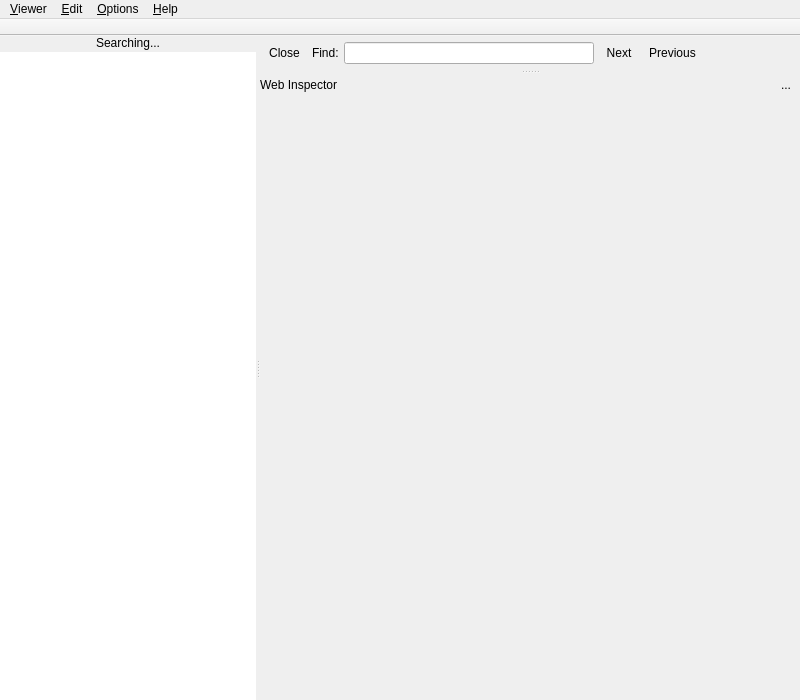
<?xml version="1.0" encoding="UTF-8"?>
<ui version="4.0">
 <class>MainWindow</class>
 <widget class="QMainWindow" name="MainWindow">
  <property name="geometry">
   <rect>
    <x>0</x>
    <y>0</y>
    <width>800</width>
    <height>700</height>
   </rect>
  </property>
  <property name="unifiedTitleAndToolBarOnMac">
   <bool>true</bool>
  </property>
  <widget class="QWidget" name="centralwidget">
   <layout class="QVBoxLayout" name="verticalLayout">
    <property name="spacing">
     <number>0</number>
    </property>
    <property name="leftMargin">
     <number>0</number>
    </property>
    <property name="topMargin">
     <number>0</number>
    </property>
    <property name="rightMargin">
     <number>0</number>
    </property>
    <property name="bottomMargin">
     <number>0</number>
    </property>
    <item>
     <widget class="QSplitter" name="splitter">
      <property name="orientation">
       <enum>Qt::Horizontal</enum>
      </property>
      <widget class="QWidget" name="leftPane" native="true">
       <layout class="QVBoxLayout" name="verticalLayoutLeft">
        <property name="spacing">
         <number>2</number>
        </property>
        <property name="leftMargin">
         <number>0</number>
        </property>
        <property name="topMargin">
         <number>0</number>
        </property>
        <property name="rightMargin">
         <number>0</number>
        </property>
        <property name="bottomMargin">
         <number>0</number>
        </property>
        <item>
         <widget class="QLabel" name="labelSearching">
          <property name="frameShape">
           <enum>QFrame::NoFrame</enum>
          </property>
          <property name="text">
           <string>&lt;html&gt;&lt;head/&gt;&lt;body&gt;&lt;p&gt;Searching...&lt;/p&gt;&lt;/body&gt;&lt;/html&gt;</string>
          </property>
          <property name="alignment">
           <set>Qt::AlignCenter</set>
          </property>
         </widget>
        </item>
        <item>
         <widget class="HtmlListWidget" name="listWidgetIndex">
          <property name="enabled">
           <bool>true</bool>
          </property>
          <property name="sizePolicy">
           <sizepolicy hsizetype="Expanding" vsizetype="Expanding">
            <horstretch>0</horstretch>
            <verstretch>0</verstretch>
           </sizepolicy>
          </property>
          <property name="frameShape">
           <enum>QFrame::NoFrame</enum>
          </property>
         </widget>
        </item>
       </layout>
      </widget>
      <widget class="QFrame" name="mainPane">
       <property name="sizePolicy">
        <sizepolicy hsizetype="Preferred" vsizetype="Preferred">
         <horstretch>2</horstretch>
         <verstretch>0</verstretch>
        </sizepolicy>
       </property>
       <layout class="QVBoxLayout" name="verticalLayout_4">
        <property name="spacing">
         <number>0</number>
        </property>
        <property name="leftMargin">
         <number>0</number>
        </property>
        <property name="topMargin">
         <number>0</number>
        </property>
        <property name="rightMargin">
         <number>0</number>
        </property>
        <property name="bottomMargin">
         <number>0</number>
        </property>
        <item>
         <widget class="QFrame" name="frameFindbar">
          <property name="sizePolicy">
           <sizepolicy hsizetype="Minimum" vsizetype="Minimum">
            <horstretch>0</horstretch>
            <verstretch>0</verstretch>
           </sizepolicy>
          </property>
          <layout class="QHBoxLayout" name="horizontalLayout_2">
           <property name="spacing">
            <number>5</number>
           </property>
           <property name="leftMargin">
            <number>2</number>
           </property>
           <property name="topMargin">
            <number>6</number>
           </property>
           <property name="rightMargin">
            <number>0</number>
           </property>
           <property name="bottomMargin">
            <number>6</number>
           </property>
           <item>
            <widget class="QToolButton" name="toolButtonCloseFindbar">
             <property name="text">
              <string>Close</string>
             </property>
             <property name="icon">
              <iconset theme="window-close">
               <normaloff/>
              </iconset>
             </property>
             <property name="iconSize">
              <size>
               <width>16</width>
               <height>16</height>
              </size>
             </property>
             <property name="autoRaise">
              <bool>true</bool>
             </property>
            </widget>
           </item>
           <item>
            <widget class="QLabel" name="labelFind">
             <property name="sizePolicy">
              <sizepolicy hsizetype="Preferred" vsizetype="Preferred">
               <horstretch>0</horstretch>
               <verstretch>0</verstretch>
              </sizepolicy>
             </property>
             <property name="text">
              <string>Find:</string>
             </property>
            </widget>
           </item>
           <item>
            <widget class="LineEditFind" name="lineEditFind">
             <property name="sizePolicy">
              <sizepolicy hsizetype="Expanding" vsizetype="Fixed">
               <horstretch>1</horstretch>
               <verstretch>0</verstretch>
              </sizepolicy>
             </property>
             <property name="maximumSize">
              <size>
               <width>250</width>
               <height>16777215</height>
              </size>
             </property>
             <property name="layoutDirection">
              <enum>Qt::LeftToRight</enum>
             </property>
             <property name="frame">
              <bool>true</bool>
             </property>
             <property name="placeholderText">
              <string/>
             </property>
            </widget>
           </item>
           <item>
            <layout class="QHBoxLayout" name="horizontalLayout">
             <property name="spacing">
              <number>3</number>
             </property>
             <property name="leftMargin">
              <number>0</number>
             </property>
             <property name="topMargin">
              <number>0</number>
             </property>
             <property name="rightMargin">
              <number>0</number>
             </property>
             <property name="bottomMargin">
              <number>0</number>
             </property>
             <item>
              <widget class="QToolButton" name="toolButtonFindNext">
               <property name="toolTip">
                <string/>
               </property>
               <property name="text">
                <string>Next</string>
               </property>
               <property name="icon">
                <iconset theme="go-down">
                 <normaloff/>
                </iconset>
               </property>
               <property name="iconSize">
                <size>
                 <width>16</width>
                 <height>16</height>
                </size>
               </property>
               <property name="toolButtonStyle">
                <enum>Qt::ToolButtonTextBesideIcon</enum>
               </property>
               <property name="autoRaise">
                <bool>true</bool>
               </property>
               <property name="arrowType">
                <enum>Qt::NoArrow</enum>
               </property>
              </widget>
             </item>
             <item>
              <widget class="QToolButton" name="toolButtonFindPrev">
               <property name="text">
                <string>Previous</string>
               </property>
               <property name="icon">
                <iconset theme="go-up">
                 <normaloff/>
                </iconset>
               </property>
               <property name="iconSize">
                <size>
                 <width>16</width>
                 <height>16</height>
                </size>
               </property>
               <property name="toolButtonStyle">
                <enum>Qt::ToolButtonTextBesideIcon</enum>
               </property>
               <property name="autoRaise">
                <bool>true</bool>
               </property>
               <property name="arrowType">
                <enum>Qt::NoArrow</enum>
               </property>
              </widget>
             </item>
             <item>
              <spacer name="horizontalSpacer">
               <property name="orientation">
                <enum>Qt::Horizontal</enum>
               </property>
               <property name="sizeType">
                <enum>QSizePolicy::Expanding</enum>
               </property>
               <property name="sizeHint" stdset="0">
                <size>
                 <width>0</width>
                 <height>0</height>
                </size>
               </property>
              </spacer>
             </item>
            </layout>
           </item>
          </layout>
         </widget>
        </item>
        <item>
         <widget class="QSplitter" name="splitter2">
          <property name="orientation">
           <enum>Qt::Vertical</enum>
          </property>
          <widget class="QFrame" name="frame">
           <property name="frameShape">
            <enum>QFrame::NoFrame</enum>
           </property>
           <property name="lineWidth">
            <number>1</number>
           </property>
           <property name="midLineWidth">
            <number>1</number>
           </property>
           <layout class="QVBoxLayout" name="verticalLayout_3">
            <property name="spacing">
             <number>5</number>
            </property>
            <property name="leftMargin">
             <number>0</number>
            </property>
            <property name="topMargin">
             <number>0</number>
            </property>
            <property name="rightMargin">
             <number>0</number>
            </property>
            <property name="bottomMargin">
             <number>0</number>
            </property>
            <item>
             <widget class="WebView" name="webView" native="true">
              <property name="sizePolicy">
               <sizepolicy hsizetype="Expanding" vsizetype="Expanding">
                <horstretch>0</horstretch>
                <verstretch>0</verstretch>
               </sizepolicy>
              </property>
              <property name="url" stdset="0">
               <url>
                <string>about:blank</string>
               </url>
              </property>
             </widget>
            </item>
           </layout>
          </widget>
          <widget class="QFrame" name="inspectorContainer">
           <property name="frameShape">
            <enum>QFrame::NoFrame</enum>
           </property>
           <layout class="QVBoxLayout" name="verticalLayout_2">
            <property name="spacing">
             <number>5</number>
            </property>
            <property name="leftMargin">
             <number>0</number>
            </property>
            <property name="topMargin">
             <number>0</number>
            </property>
            <property name="rightMargin">
             <number>0</number>
            </property>
            <property name="bottomMargin">
             <number>0</number>
            </property>
            <item>
             <layout class="QHBoxLayout" name="horizontalLayout3">
              <property name="leftMargin">
               <number>0</number>
              </property>
              <property name="topMargin">
               <number>0</number>
              </property>
              <property name="rightMargin">
               <number>2</number>
              </property>
              <property name="bottomMargin">
               <number>0</number>
              </property>
              <item>
               <widget class="QLabel" name="labelInspector">
                <property name="text">
                 <string>Web Inspector</string>
                </property>
               </widget>
              </item>
              <item>
               <widget class="QToolButton" name="toolButtonCloseInspector">
                <property name="text">
                 <string>...</string>
                </property>
                <property name="icon">
                 <iconset theme="window-close">
                  <normaloff/>
                 </iconset>
                </property>
                <property name="iconSize">
                 <size>
                  <width>16</width>
                  <height>16</height>
                 </size>
                </property>
                <property name="autoRaise">
                 <bool>true</bool>
                </property>
               </widget>
              </item>
             </layout>
            </item>
            <item>
             <widget class="QWidget" name="webInspector" native="true">
              <property name="sizePolicy">
               <sizepolicy hsizetype="Expanding" vsizetype="Expanding">
                <horstretch>0</horstretch>
                <verstretch>0</verstretch>
               </sizepolicy>
              </property>
             </widget>
            </item>
           </layout>
          </widget>
         </widget>
        </item>
       </layout>
       <zorder>splitter2</zorder>
       <zorder>frameFindbar</zorder>
      </widget>
     </widget>
    </item>
   </layout>
  </widget>
  <widget class="QMenuBar" name="menuBar">
   <property name="geometry">
    <rect>
     <x>0</x>
     <y>0</y>
     <width>800</width>
     <height>19</height>
    </rect>
   </property>
   <widget class="QMenu" name="menuViewer">
    <property name="title">
     <string>&amp;Viewer</string>
    </property>
    <addaction name="actionPrintPreview"/>
    <addaction name="actionPrint"/>
    <addaction name="separator"/>
    <addaction name="actionCreateIndex"/>
    <addaction name="separator"/>
    <addaction name="actionQuit"/>
   </widget>
   <widget class="QMenu" name="menuOptions">
    <property name="title">
     <string>&amp;Options</string>
    </property>
    <addaction name="actionZoomIn"/>
    <addaction name="actionZoomOut"/>
    <addaction name="actionNormalSize"/>
    <addaction name="separator"/>
    <addaction name="actionMonitorClipboard"/>
    <addaction name="separator"/>
    <addaction name="actionPronOff"/>
    <addaction name="actionPronGB"/>
    <addaction name="actionPronUS"/>
   </widget>
   <widget class="QMenu" name="menuEdit">
    <property name="title">
     <string>&amp;Edit</string>
    </property>
    <addaction name="actionFind"/>
    <addaction name="separator"/>
   </widget>
   <widget class="QMenu" name="menuHelp">
    <property name="title">
     <string>&amp;Help</string>
    </property>
    <addaction name="actionHelp"/>
    <addaction name="actionAbout"/>
   </widget>
   <addaction name="menuViewer"/>
   <addaction name="menuEdit"/>
   <addaction name="menuOptions"/>
   <addaction name="menuHelp"/>
  </widget>
  <widget class="QToolBar" name="toolBar">
   <property name="windowTitle">
    <string>toolBar</string>
   </property>
   <property name="movable">
    <bool>false</bool>
   </property>
   <property name="allowedAreas">
    <set>Qt::TopToolBarArea</set>
   </property>
   <property name="iconSize">
    <size>
     <width>24</width>
     <height>24</height>
    </size>
   </property>
   <property name="toolButtonStyle">
    <enum>Qt::ToolButtonIconOnly</enum>
   </property>
   <property name="floatable">
    <bool>false</bool>
   </property>
   <attribute name="toolBarArea">
    <enum>TopToolBarArea</enum>
   </attribute>
   <attribute name="toolBarBreak">
    <bool>false</bool>
   </attribute>
  </widget>
  <action name="actionQuit">
   <property name="icon">
    <iconset theme="application-exit">
     <normaloff/>
    </iconset>
   </property>
   <property name="text">
    <string>Quit</string>
   </property>
  </action>
  <action name="actionZoomIn">
   <property name="icon">
    <iconset theme="zoom-in">
     <normaloff/>
    </iconset>
   </property>
   <property name="text">
    <string>Zoom In</string>
   </property>
  </action>
  <action name="actionZoomOut">
   <property name="icon">
    <iconset theme="zoom-out">
     <normaloff/>
    </iconset>
   </property>
   <property name="text">
    <string>Zoom Out</string>
   </property>
  </action>
  <action name="actionNormalSize">
   <property name="icon">
    <iconset theme="zoom-original">
     <normaloff/>
    </iconset>
   </property>
   <property name="text">
    <string>Normal Size</string>
   </property>
  </action>
  <action name="actionFind">
   <property name="icon">
    <iconset theme="edit-find">
     <normaloff/>
    </iconset>
   </property>
   <property name="text">
    <string>Find...</string>
   </property>
  </action>
  <action name="actionFindPrev">
   <property name="icon">
    <iconset theme="go-up">
     <normaloff/>
    </iconset>
   </property>
   <property name="text">
    <string>Previous</string>
   </property>
   <property name="toolTip">
    <string>Find the previous occurrence</string>
   </property>
  </action>
  <action name="actionFindNext">
   <property name="icon">
    <iconset theme="go-down">
     <normaloff/>
    </iconset>
   </property>
   <property name="text">
    <string>Next</string>
   </property>
   <property name="toolTip">
    <string>Find the next occurrence</string>
   </property>
  </action>
  <action name="actionFindClose">
   <property name="icon">
    <iconset theme="window-close">
     <normaloff/>
    </iconset>
   </property>
   <property name="text">
    <string>Close</string>
   </property>
   <property name="toolTip">
    <string>Close find bar</string>
   </property>
  </action>
  <action name="actionAbout">
   <property name="icon">
    <iconset theme="help-about">
     <normaloff/>
    </iconset>
   </property>
   <property name="text">
    <string>About</string>
   </property>
  </action>
  <action name="actionPrint">
   <property name="icon">
    <iconset theme="document-print">
     <normaloff/>
    </iconset>
   </property>
   <property name="text">
    <string>Print...</string>
   </property>
  </action>
  <action name="actionPrintPreview">
   <property name="icon">
    <iconset theme="document-print-preview">
     <normaloff/>
    </iconset>
   </property>
   <property name="text">
    <string>Print Preview</string>
   </property>
  </action>
  <action name="actionCreateIndex">
   <property name="icon">
    <iconset theme="document-properties">
     <normaloff/>
    </iconset>
   </property>
   <property name="text">
    <string>Recreate Index...</string>
   </property>
  </action>
  <action name="actionCloseInspector">
   <property name="icon">
    <iconset theme="window-close">
     <normaloff/>
    </iconset>
   </property>
   <property name="text">
    <string>Close Inspector</string>
   </property>
   <property name="toolTip">
    <string>Close inspector</string>
   </property>
  </action>
  <action name="actionMonitorClipboard">
   <property name="checkable">
    <bool>true</bool>
   </property>
   <property name="text">
    <string>Monitor Clipboard</string>
   </property>
  </action>
  <action name="actionSearchExamples">
   <property name="icon">
    <iconset>
     <normaloff/>
    </iconset>
   </property>
   <property name="text">
    <string>Exa</string>
   </property>
   <property name="toolTip">
    <string>Example Search</string>
   </property>
  </action>
  <action name="actionPronUS">
   <property name="checkable">
    <bool>true</bool>
   </property>
   <property name="text">
    <string>American Pronunciation</string>
   </property>
   <property name="shortcut">
    <string>Ctrl+Shift+A</string>
   </property>
  </action>
  <action name="actionPronGB">
   <property name="checkable">
    <bool>true</bool>
   </property>
   <property name="text">
    <string>British Pronunciation</string>
   </property>
   <property name="shortcut">
    <string>Ctrl+Shift+B</string>
   </property>
  </action>
  <action name="actionPronOff">
   <property name="checkable">
    <bool>true</bool>
   </property>
   <property name="text">
    <string>No Sound</string>
   </property>
   <property name="shortcut">
    <string>Ctrl+Shift+N</string>
   </property>
  </action>
  <action name="actionAdvancedSearch">
   <property name="icon">
    <iconset>
     <normaloff/>
    </iconset>
   </property>
   <property name="text">
    <string>Advanced</string>
   </property>
   <property name="toolTip">
    <string>Advanced Search</string>
   </property>
  </action>
  <action name="actionFocusLineEdit">
   <property name="text">
    <string>actionFocusLineEdit</string>
   </property>
  </action>
  <action name="actionHelp">
   <property name="icon">
    <iconset theme="help-contents">
     <normaloff/>
    </iconset>
   </property>
   <property name="text">
    <string>Help</string>
   </property>
   <property name="toolTip">
    <string>Help</string>
   </property>
  </action>
  <action name="actionAlwaysOnTop">
   <property name="checkable">
    <bool>true</bool>
   </property>
   <property name="text">
    <string>Always on Top</string>
   </property>
  </action>
  <action name="actionSearchDefinitions">
   <property name="icon">
    <iconset>
     <normaloff/>
    </iconset>
   </property>
   <property name="text">
    <string>Def</string>
   </property>
   <property name="toolTip">
    <string>Definition Search</string>
   </property>
  </action>
 </widget>
 <customwidgets>
  <customwidget>
   <class>WebView</class>
   <extends>QWidget</extends>
   <header>.custom</header>
  </customwidget>

  <customwidget>
   <class>HtmlListWidget</class>
   <extends>QListWidget</extends>
   <header>.custom</header>
  </customwidget>
  <customwidget>
   <class>LineEditFind</class>
   <extends>QLineEdit</extends>
   <header>.custom</header>
  </customwidget>
 </customwidgets>
 <tabstops>
  <tabstop>toolButtonCloseFindbar</tabstop>
  <tabstop>lineEditFind</tabstop>
 </tabstops>
 <resources/>
 <connections>
  <connection>
   <sender>actionQuit</sender>
   <signal>triggered()</signal>
   <receiver>MainWindow</receiver>
   <slot>close()</slot>
   <hints>
    <hint type="sourcelabel">
     <x>-1</x>
     <y>-1</y>
    </hint>
    <hint type="destinationlabel">
     <x>416</x>
     <y>456</y>
    </hint>
   </hints>
  </connection>
 </connections>
</ui>
